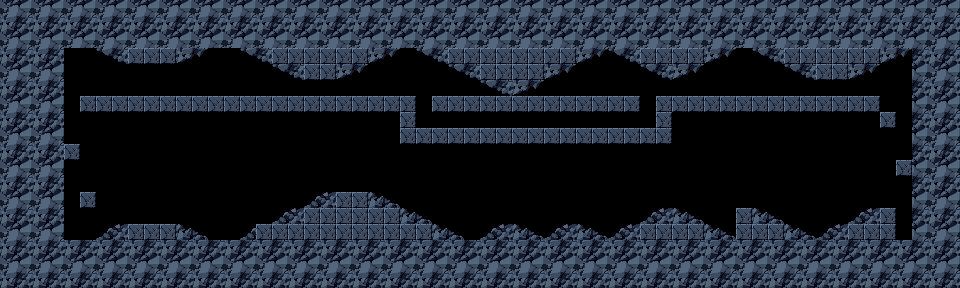

Tiled map render using the project's own tile images. Description and the whole map definition, tile-layer contents included, below:
An orthogonal 60x18 tile map with 16x16 px tiles, 2 tile layers (Capa de patrones 1, Capa de patrones 2), 5 tilesets and 5 objects (PLAYER, CAMERA, BAT, CRITTER, DOOR).

<map version="1.10" tiledversion="1.10.2" orientation="orthogonal" renderorder="right-down" width="60" height="18" tilewidth="16" tileheight="16" infinite="0" nextlayerid="4" nextobjectid="7">
 <tileset firstgid="1" source="PrtCave.tsx" />
 <tileset firstgid="81" source="NpcSym.tsx" />
 <tileset firstgid="381" source="CAMARA.tsx" />
 <tileset firstgid="383" source="NpcCemet.tsx" />
 <tileset firstgid="523" source="MyChar.tsx" />
 <layer id="1" name="Capa de patrones 1" width="60" height="18">
  <data encoding="csv">
33,34,33,34,33,34,33,34,33,34,33,34,33,34,33,34,33,34,33,34,33,34,33,34,33,34,33,34,33,34,33,34,33,34,33,34,33,34,33,34,33,34,33,34,33,34,33,34,33,34,33,34,33,34,33,34,33,34,33,34,
49,50,49,50,49,50,49,50,49,50,49,50,49,50,49,50,49,50,49,50,49,50,49,50,49,50,49,50,49,50,49,50,49,50,49,50,49,50,49,50,49,50,49,50,49,50,49,50,49,50,49,50,49,50,49,50,49,50,49,50,
33,34,33,34,33,34,33,34,33,34,33,34,33,34,33,34,33,34,33,34,33,34,33,34,33,34,33,34,33,34,33,34,33,34,33,34,33,34,33,34,33,34,33,34,33,34,33,34,33,34,33,34,33,34,33,34,33,34,33,34,
49,50,49,50,0,0,5,6,2,2,2,3,4,0,0,5,6,2,2,2,2,2,2,3,4,0,5,6,2,2,2,2,2,2,2,2,3,4,5,6,2,2,2,2,3,4,0,5,6,2,2,2,2,2,2,3,4,50,49,50,
33,34,33,34,0,0,0,0,0,0,0,0,0,0,0,0,0,5,6,2,2,3,4,0,0,0,0,0,5,6,2,2,2,2,3,4,0,0,0,0,5,6,3,4,0,0,0,0,0,5,6,2,2,3,4,0,0,34,33,34,
49,50,49,50,0,0,0,0,0,0,0,0,0,0,0,0,0,0,0,0,0,0,0,0,0,0,0,0,0,0,5,6,3,4,0,0,0,0,0,0,0,0,0,0,0,0,0,0,0,0,0,0,0,0,0,0,0,50,49,50,
33,34,33,34,0,2,2,2,2,2,2,2,2,2,2,2,2,2,2,2,2,2,2,2,2,2,0,2,2,2,2,2,2,2,2,2,2,2,2,2,0,2,2,2,2,2,2,2,2,2,2,2,2,2,2,0,0,34,33,34,
49,50,49,50,0,0,0,0,0,0,0,0,0,0,0,0,0,0,0,0,0,0,0,0,0,2,0,0,0,0,0,0,0,0,0,0,0,0,0,0,0,2,0,0,0,0,0,0,0,0,0,0,0,0,0,2,0,50,49,50,
33,34,33,34,0,0,0,0,0,0,0,0,0,0,0,0,0,0,0,0,0,0,0,0,0,2,2,2,2,2,2,2,2,2,2,2,2,2,2,2,2,2,0,0,0,0,0,0,0,0,0,0,0,0,0,0,0,34,33,34,
49,50,49,50,2,0,0,0,0,0,0,0,0,0,0,0,0,0,0,0,0,0,0,0,0,0,0,0,0,0,0,0,0,0,0,0,0,0,0,0,0,0,0,0,0,0,0,0,0,0,0,0,0,0,0,0,0,50,49,50,
33,34,33,34,0,0,0,0,0,0,0,0,0,0,0,0,0,0,0,0,0,0,0,0,0,0,0,0,0,0,0,0,0,0,0,0,0,0,0,0,0,0,0,0,0,0,0,0,0,0,0,0,0,0,0,0,2,34,33,34,
49,50,49,50,0,0,0,0,0,0,0,0,0,0,0,0,0,0,0,0,0,0,0,0,0,0,0,0,0,0,0,0,0,0,0,0,0,0,0,0,0,0,0,0,0,0,0,0,0,0,0,0,0,0,0,0,0,50,49,50,
33,34,33,34,0,2,0,0,0,0,0,0,0,0,0,0,0,0,0,21,22,2,2,19,20,0,0,0,0,0,0,0,0,0,0,0,0,0,0,0,0,0,0,0,0,0,0,0,0,0,0,0,0,0,0,0,0,34,33,34,
49,50,49,50,0,0,0,0,0,0,0,0,0,0,0,0,0,21,22,2,2,2,2,2,2,19,20,0,0,0,0,0,0,0,0,0,0,0,0,0,21,22,19,20,0,0,2,19,20,0,0,0,0,21,22,2,0,50,49,50,
33,34,33,34,0,0,21,22,2,2,2,19,20,0,0,21,2,2,2,2,2,2,2,2,2,2,2,19,20,0,21,22,19,20,21,22,19,20,21,22,2,2,2,2,19,20,2,2,2,19,20,21,22,2,2,2,0,34,33,34,
49,50,49,50,49,50,49,50,49,50,49,50,49,50,49,50,49,50,49,50,49,50,49,50,49,50,49,50,49,50,49,50,49,50,49,50,49,50,49,50,49,50,49,50,49,50,49,50,49,50,49,50,49,50,49,50,49,50,49,50,
33,34,33,34,33,34,33,34,33,34,33,34,33,34,33,34,33,34,33,34,33,34,33,34,33,34,33,34,33,34,33,34,33,34,33,34,33,34,33,34,33,34,33,34,33,34,33,34,33,34,33,34,33,34,33,34,33,34,33,34,
49,50,49,50,49,50,49,50,49,50,49,50,49,50,49,50,49,50,49,50,49,50,49,50,49,50,49,50,49,50,49,50,49,50,49,50,49,50,49,50,49,50,49,50,49,50,49,50,49,50,49,50,49,50,49,50,49,50,49,50
</data>
 </layer>
 <objectgroup id="2" name="Capa de Objetos 1">
  <object id="1" name="PLAYER" gid="93" x="64" y="240" width="16" height="16" />
  <object id="2" name="CAMERA" gid="240" x="0" y="16" width="16" height="16">
   <properties>
    <property name="L_SEEK" value="PLAYER" />
   </properties>
  </object>
  <object id="4" name="BAT" gid="425" x="208" y="192" width="16" height="16" />
  <object id="5" name="CRITTER" gid="384" x="336" y="192" width="16" height="16" />
  <object id="6" name="DOOR" gid="115" x="144" y="224" width="16" height="16">
   <properties>
    <property name="W_HIDDEN" type="int" value="0" />
    <property name="W_M_NEXTX" type="int" value="144" />
    <property name="W_M_NEXTY" type="int" value="208" />
    <property name="W_NEXTMAP" type="int" value="3" />
   </properties>
  </object>
 </objectgroup>
 <layer id="3" name="Capa de patrones 2" width="60" height="18">
  <data encoding="csv">
0,0,0,0,0,0,0,0,0,0,0,0,0,0,0,0,0,0,0,0,0,0,0,0,0,0,0,0,0,0,0,0,0,0,0,0,0,0,0,0,0,0,0,0,0,0,0,0,0,0,0,0,0,0,0,0,0,0,0,0,
0,0,0,0,0,0,0,0,0,0,0,0,0,0,0,0,0,0,0,0,0,0,0,0,0,0,0,0,0,0,0,0,0,0,0,0,0,0,0,0,0,0,0,0,0,0,0,0,0,0,0,0,0,0,0,0,0,0,0,0,
0,0,0,0,0,0,0,0,0,0,0,0,0,0,0,0,0,0,0,0,0,0,0,0,0,0,0,0,0,0,0,0,0,0,0,0,0,0,0,0,0,0,0,0,0,0,0,0,0,0,0,0,0,0,0,0,0,0,0,0,
0,0,0,0,0,0,0,0,0,0,0,0,0,0,0,0,0,0,0,0,0,0,0,0,0,0,0,0,0,0,0,0,0,0,0,0,0,0,0,0,0,0,0,0,0,0,0,0,0,0,0,0,0,0,0,0,0,0,0,0,
0,0,0,0,0,0,0,0,0,0,0,0,0,0,0,0,0,0,0,0,0,0,0,0,0,0,0,0,0,0,0,0,0,0,0,0,0,0,0,0,0,0,0,0,0,0,0,0,0,0,0,0,0,0,0,0,0,0,0,0,
0,0,0,0,0,0,0,0,0,0,0,0,0,0,0,0,0,0,0,0,0,0,0,0,0,0,0,0,0,0,0,0,0,0,0,0,0,0,0,0,0,0,0,0,0,0,0,0,0,0,0,0,0,0,0,0,0,0,0,0,
0,0,0,0,0,0,0,0,0,0,0,0,0,0,0,0,0,0,0,0,0,0,0,0,0,0,0,0,0,0,0,0,0,0,0,0,0,0,0,0,0,0,0,0,0,0,0,0,0,0,0,0,0,0,0,0,0,0,0,0,
0,0,0,0,0,0,0,0,0,0,0,0,0,0,0,0,0,0,0,0,0,0,0,0,0,0,0,0,0,0,0,0,0,0,0,0,0,0,0,0,0,0,0,0,0,0,0,0,0,0,0,0,0,0,0,0,0,0,0,0,
0,0,0,0,0,0,0,0,0,0,0,0,0,0,0,0,0,0,0,0,0,0,0,0,0,0,0,0,0,0,0,0,0,0,0,0,0,0,0,0,0,0,0,0,0,0,0,0,0,0,0,0,0,0,0,0,0,0,0,0,
0,0,0,0,0,0,0,0,0,0,0,0,0,0,0,0,0,0,0,0,0,0,0,0,0,0,0,0,0,0,0,0,0,0,0,0,0,0,0,0,0,0,0,0,0,0,0,0,0,0,0,0,0,0,0,0,0,0,0,0,
0,0,0,0,0,0,0,0,0,0,0,0,0,0,0,0,0,0,0,0,0,0,0,0,0,0,0,0,0,0,0,0,0,0,0,0,0,0,0,0,0,0,0,0,0,0,0,0,0,0,0,0,0,0,0,0,0,0,0,0,
0,0,0,0,0,0,0,0,0,0,0,0,0,0,0,0,0,0,0,0,0,0,0,0,0,0,0,0,0,0,0,0,0,0,0,0,0,0,0,0,0,0,0,0,0,0,0,0,0,0,0,0,0,0,0,0,0,0,0,0,
0,0,0,0,0,0,0,0,0,0,0,0,0,0,0,0,0,0,0,0,0,0,0,0,0,0,0,0,0,0,0,0,0,0,0,0,0,0,0,0,0,0,0,0,0,0,0,0,0,0,0,0,0,0,0,0,0,0,0,0,
0,0,0,0,0,0,0,0,0,0,0,0,0,0,0,0,0,0,0,0,0,0,0,0,0,0,0,0,0,0,0,0,0,0,0,0,0,0,0,0,0,0,0,0,0,0,0,0,0,0,0,0,0,0,0,0,0,0,0,0,
0,0,0,0,0,0,0,0,0,0,0,0,0,0,0,0,0,0,0,0,0,0,0,0,0,0,0,0,0,0,0,0,0,0,0,0,0,0,0,0,0,0,0,0,0,0,0,0,0,0,0,0,0,0,0,0,0,0,0,0,
0,0,0,0,0,0,0,0,0,0,0,0,0,0,0,0,0,0,0,0,0,0,0,0,0,0,0,0,0,0,0,0,0,0,0,0,0,0,0,0,0,0,0,0,0,0,0,0,0,0,0,0,0,0,0,0,0,0,0,0,
0,0,0,0,0,0,0,0,0,0,0,0,0,0,0,0,0,0,0,0,0,0,0,0,0,0,0,0,0,0,0,0,0,0,0,0,0,0,0,0,0,0,0,0,0,0,0,0,0,0,0,0,0,0,0,0,0,0,0,0,
0,0,0,0,0,0,0,0,0,0,0,0,0,0,0,0,0,0,0,0,0,0,0,0,0,0,0,0,0,0,0,0,0,0,0,0,0,0,0,0,0,0,0,0,0,0,0,0,0,0,0,0,0,0,0,0,0,0,0,0
</data>
 </layer>
</map>